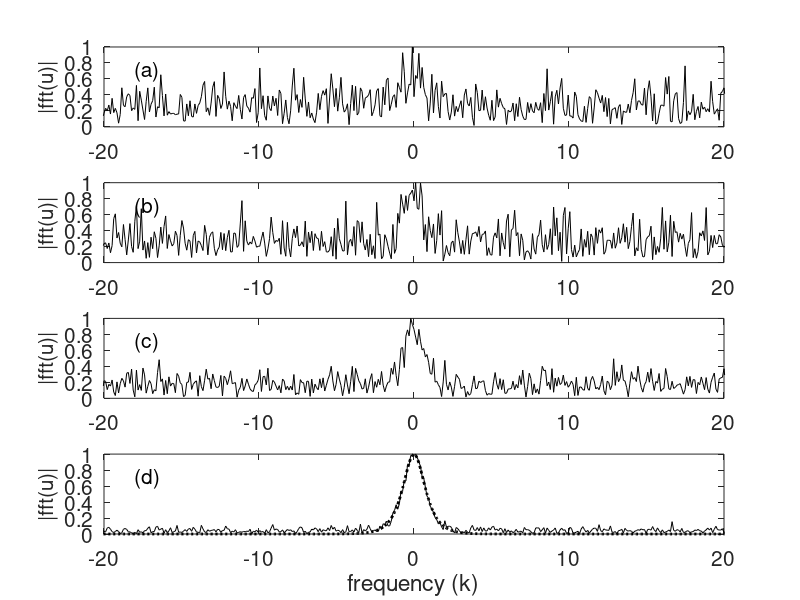

Write MATLAB code to recreate this figure.
clear all; close all; clc

L=30; % time slot
n=512; % Fourier modes

t2=linspace(-L,L,n+1); 
t=t2(1:n); 
k=(2*pi/(2*L))*[0:(n/2-1) -n/2:-1]; 
ks=fftshift(k);
noise=10;

labels=['(a)';'(b)';'(c)';'(d)']; 

realize=[1 2 5 100];  % In our HW we have 20 given realizations/observations

for jj=1:length(realize)
    
    u=sech(t);  % In our HW, we only have the values of the function at discrete
    ave=zeros(1,n);  % the 
    ut=fft(u); % transforms from a func of time to a func of frequency
    
        for j=1:realize(jj)
            % add noise to signal in the frequency domain
            utn(j,:)=ut+noise*(randn(1,n)+i*randn(1,n)); 
            % cumulative sum
            ave=ave+utn(j,:);
            
            % WHAT IS GOING ON HERE?
            dat(j,:)=abs(fftshift(utn(j,:)))/max(abs(utn(j,:))); 
            un(j,:)=ifft(utn(j,:));
            
        end
        
        ave=abs(fftshift(ave))/realize(jj);
        subplot(4,1,jj)
        plot(ks,ave/max(ave),'k') 
        set(gca,'Fontsize',[15])
        axis([-20 20 0 1]) 
        text(-18,0.7,labels(jj,:),'Fontsize',[15]) 
        ylabel('|fft(u)|','Fontsize',[15])
end
hold on 
plot(ks,abs(fftshift(ut))/max(abs(ut)),'k:','Linewidth',[2]) 
set(gca,'Fontsize',[15])
xlabel('frequency (k)')